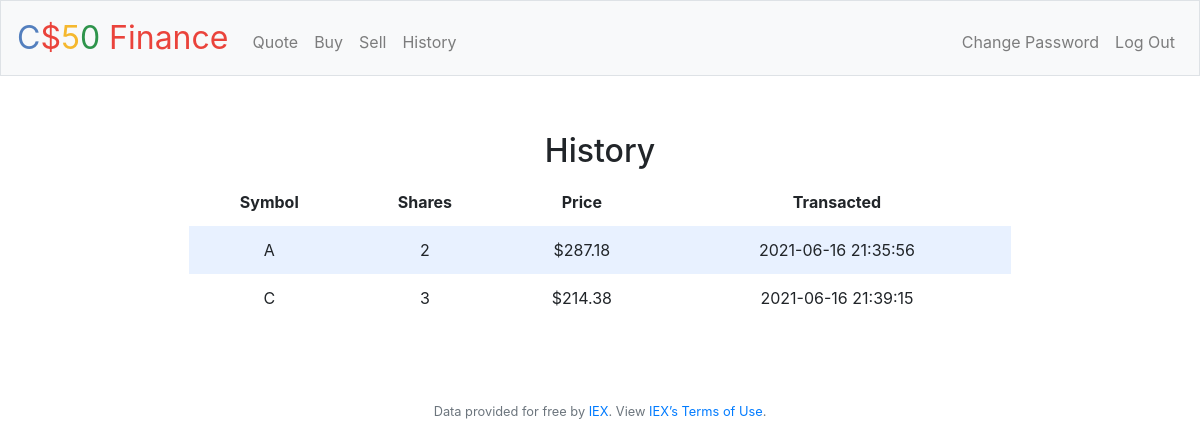
The app's page /history (signed in) with its own data.
### tables this page shows
CREATE TABLE trans (
user_id INTEGER,
symbol TEXT NOT NULL,
shares NUMERIC NOT NULL,
price NUMERIC NOT NULL DEFAULT 0,
ts  TIMESTAMP DEFAULT CURRENT_TIMESTAMP,
FOREIGN KEY(user_id) REFERENCES users(id)
);

### application.py (the view)
@app.route("/history")
@login_required
def history():
    records = db.execute("SELECT * FROM trans WHERE user_id=?", session["user_id"])
    for r in records:
        r['price'] = usd(r['price'])
    return render_template('history.html', records=records)

### application.py (called while the page is built)
@app.after_request
def after_request(response):
    response.headers["Cache-Control"] = "no-cache, no-store, must-revalidate"
    response.headers["Expires"] = 0
    response.headers["Pragma"] = "no-cache"
    return response

### helpers.py (called while the page is built)
def login_required(f):
    @wraps(f)
    def decorated_function(*args, **kwargs):
        if session.get("user_id") is None:
            return redirect("/login")
        return f(*args, **kwargs)
    return decorated_function

def usd(value):
    return f"${value:,.2f}"

### templates/history.html (shortened to what this page needs)
{% extends "layout.html" %}
{% block main %}
    <div class="section container">
        <h2>History</h2>
        <table>
            <thead>
                <tr>
                    <th>Symbol</th>
                    <th>Shares</th>
                    <th>Price</th>
                    <th>Transacted</th>
                </tr>
            </thead>
            <tbody>
                {% for rec in records %}
                    <tr>
                        <td>{{ rec.symbol | upper }}</td>
                        <td>{{ rec.shares }}</td>
                        <td>{{ rec.price }}</td>
                        <td>{{ rec.ts }}</td>
                    </tr>
                {% endfor %}
            </tbody>
        </table>
    </div>
{% endblock %}

### static/styles.css (style rules this page uses)
.container { margin-left: auto; margin-right: auto; padding-left: 15px; padding-right: 15px; text-align: center; width: 90%; }
.section { padding-bottom: 1rem; padding-left: 2rem; padding-right: 2rem; padding-top: 0.5rem; }
table { background-color: transparent; margin-bottom: 1rem; width: 100%; }
table th, table td { padding: 0.75rem; vertical-align: middle; }
tbody tr:nth-of-type(odd) { background-color: rgb(179, 208, 255, 0.3) }

### records on screen
trans: symbol "A", shares "2", price "$287.18", ts "2021-06-16 21:35:56"
trans: symbol "C", shares "3", price "$214.38", ts "2021-06-16 21:39:15"
